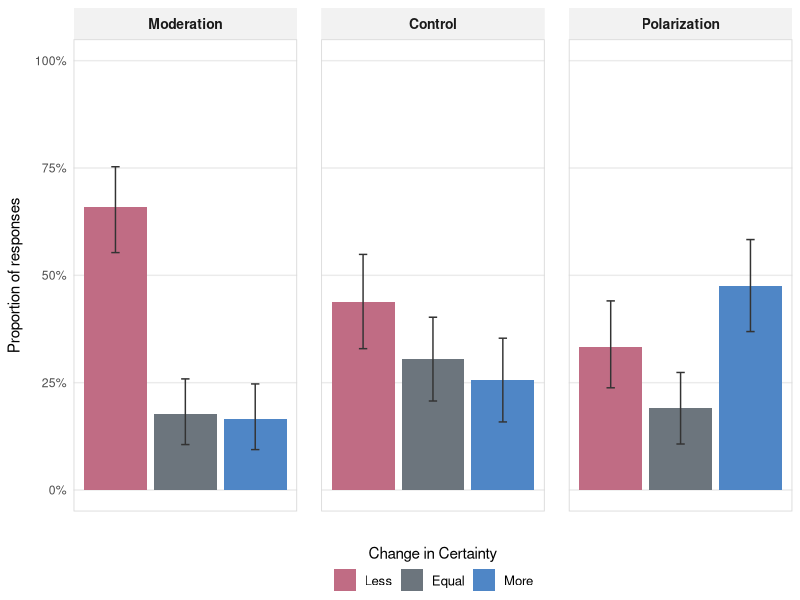
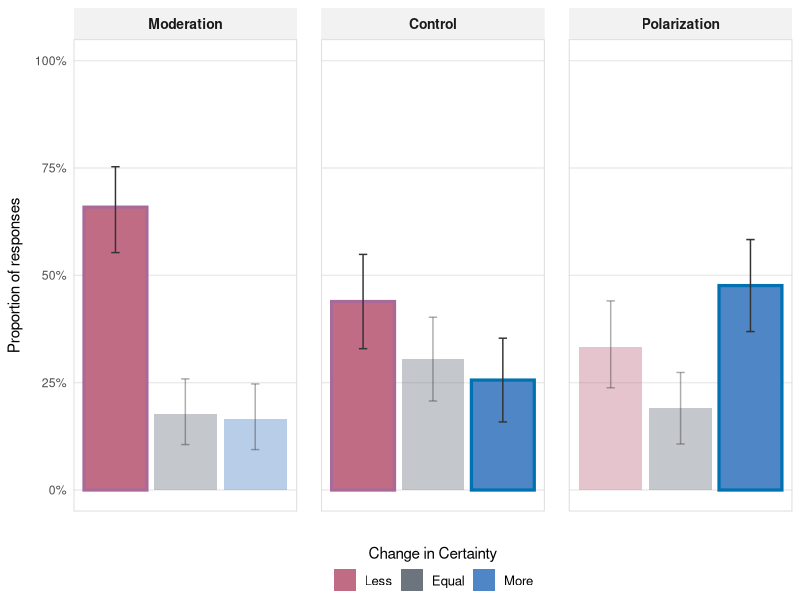
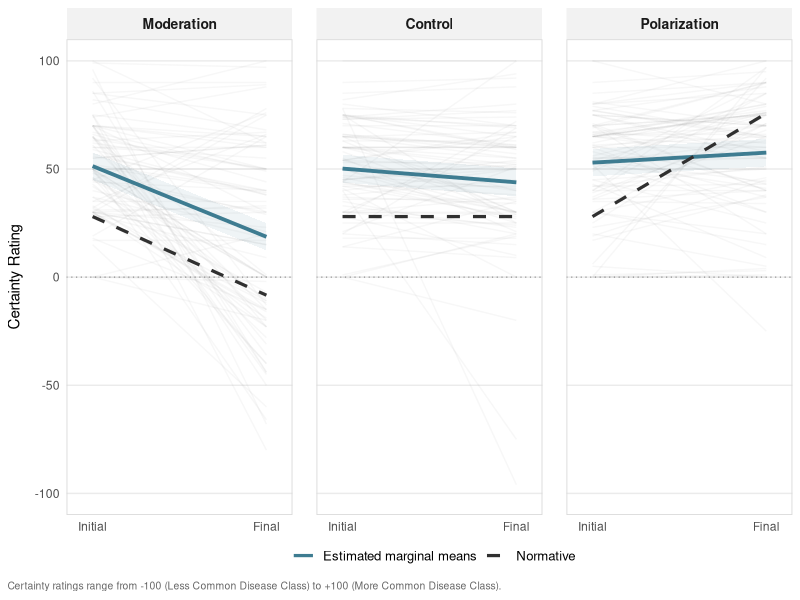
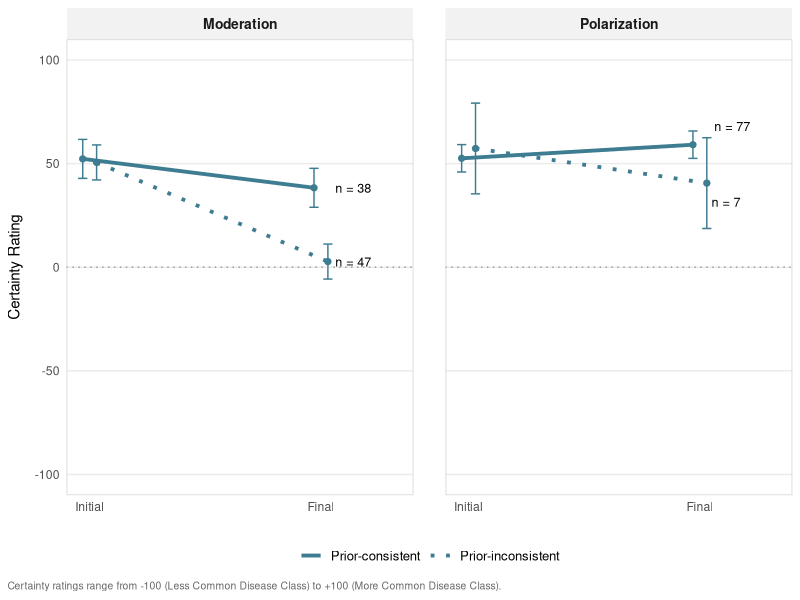
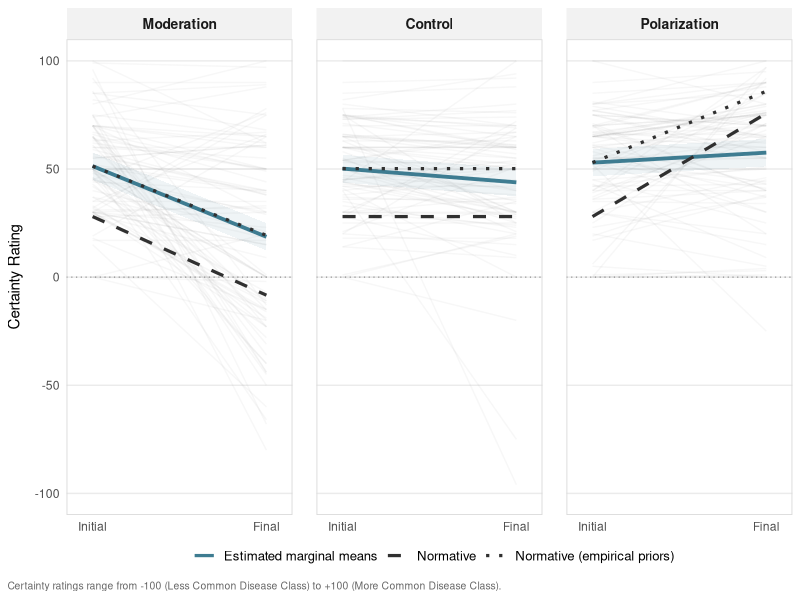
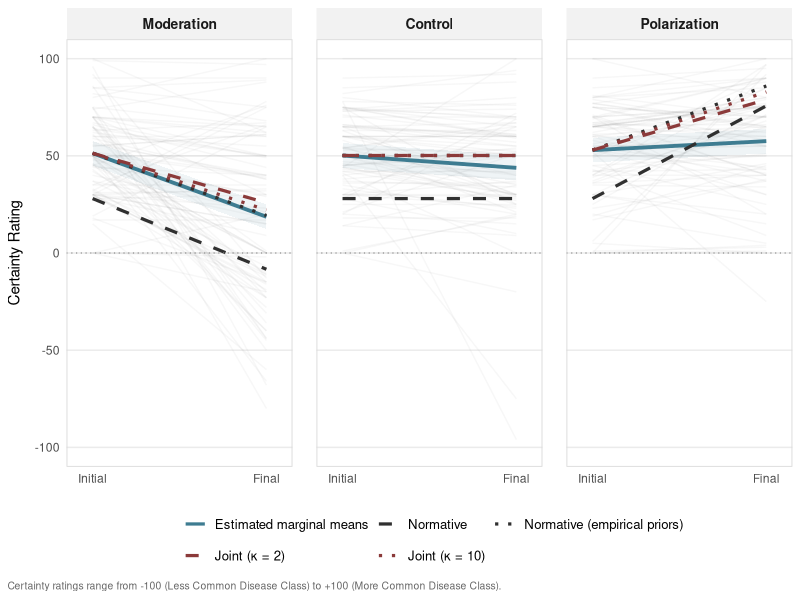
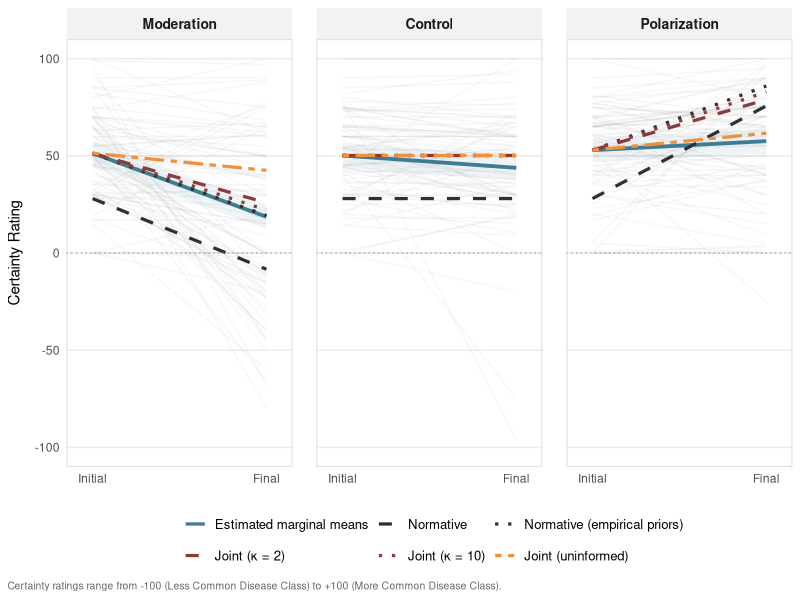
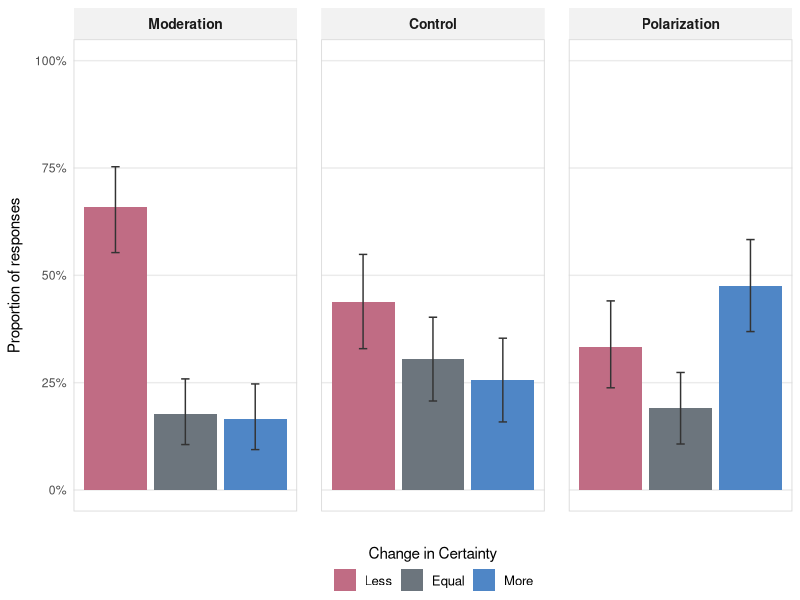

Write R code to recreate these figures, in order.
## ---- chunk 1
library(tidyverse)

## Individual participants
df <- read_csv('../data/processed/JernRep-Data-Processed-Full.csv')

## Proportion of participants in each certainty class (More/Less/Equally)
df_prop_ci <- read_csv('../data/processed/JernRep-Results-Full-Proportions.csv')

## Estimated marginal means
df_emmeans <- read_csv('../data/processed/JernRep-Results-Full-MixedModel-EstMeans.csv')

## Estimated marginal means, preserving test selection
df_emmeans_choice <- read_csv('../data/processed/JernRep-Results-Full-MixedModel-EstMeans-Choice.csv')

## Choice rates across conditions
df_choice_rates <- read_csv('../data/processed/JernRep-Results-Full-ChoiceRates.csv')

## Normative model predictions
df_model <- read_csv('../data/processed/JernRep-Results-Full-ModelPredictions.csv')

## Normative model predictions, fitted to empirical priors
df_model_human <- read_csv('../data/processed/JernRep-Results-Full-ModelPredictions-HumanPrior.csv')

## Joint inference model predictions, fitted to empirical priors
df_model_joint <- read_csv('../data/processed/JernRep-Results-Full-ModelPredictions-JointInference.csv')

## Joint inference model predictions, uninformed priors
df_model_joint_uninformed <- read_csv('../data/processed/JernRep-Results-Full-ModelPredictions-JointInferenceUninformed.csv')


## ---- chunk 2
## Setup
library(ggplot2)
library(scales)

## Proportion of participants in each certainty class, across conditions
df_prop_ci <- df_prop_ci |>
  mutate(CertaintyClass = factor(CertaintyClass, levels = c("Less", "Equal", "More")),
         Condition = factor(Condition, levels = c("Moderation", "Control", "Polarization")))
certainty_colors <- c('#C06C84', '#6C757D', '#4F86C6')

## Plot
fig9_base_layer1 <- ggplot(df_prop_ci,
            aes(x = CertaintyClass, y = CertaintyProportion, fill = CertaintyClass)) + ## Layer by certainty class  
  ## Proportions
  geom_col(width = 0.9) +
  ## Error bars  
  geom_errorbar(aes(ymin = ci_lo, ymax = ci_hi),
                color = 'grey20',
                width = 0.12,
                linewidth = 0.5) +
  ## Specify y-axis (spread and labels)
  scale_y_continuous(limits = c(0, 1), 
                     breaks = seq(0, 1, 0.25),
                     labels = label_percent()) +
  ## Facet by condition
  facet_wrap(~Condition) +
  ## Legend
  labs(x = "", y = "Proportion of responses") +
  scale_fill_manual(values = certainty_colors, name = "Change in Certainty") + 
  guides(fill = guide_legend(title.position = "top",
    title.hjust = 0.5)) +
  ## Aesthetics
  theme_minimal() + 
  theme(plot.title = element_text(face = "bold", size = 13, margin = margin(b = 10)),
    strip.background = element_rect(fill = "grey95", color = NA),
    strip.text = element_text(face = "bold", size = 10, margin = margin(t = 6, b = 6)),
    panel.spacing = unit(1.2, "lines"),
    panel.grid.minor = element_blank(),
    panel.grid.major.x = element_blank(),
    panel.border = element_rect(color = "grey85", fill = NA, linewidth = 0.6),
    axis.text.x = element_blank(),
    axis.title.y = element_text(
      margin = margin(r = 8)),
    axis.text = element_text(
      color = "grey30"),
    legend.position = "bottom",
    legend.text = element_text(size = 9.5),
    legend.margin = margin(t = -4),
    plot.caption = element_text(
      hjust = 0,
      size = 7.5,
      color = "grey40",
      margin = margin(t = 10)),
    plot.caption.position = "plot",
    plot.title.position = "plot"
  )

## Output
ggsave("../materials/figures/JernRep-Results-Full-Figure-Base-Layer1.png", plot = fig9_base_layer1)
fig9_base_layer1
## ---- chunk 3
## Setup
library(ggplot2)
library(scales)

## Proportion of participants in each certainty class, across condition, with critical comparisons specified
df_prop_ci <- df_prop_ci %>%
  mutate(
    highlight_pair = case_when(
      Condition == "Control" & CertaintyClass == "Less" ~ "MC",
      Condition == "Moderation" & CertaintyClass == "Less" ~ "MC",
      Condition == "Control" & CertaintyClass == "More" ~ "PC",
      Condition == "Polarization" & CertaintyClass == "More" ~ "PC",
      TRUE ~ "none"
    )
  )
## Layer according to whether the bar corresponds to a critical comparison 
pair_colors <- c(MC = "#A96A99", PC = "#0072B2", none = NA)

## Plot
fig9_base_layer2 <- ggplot(df_prop_ci,
            aes(x = CertaintyClass,y = CertaintyProportion, fill = CertaintyClass, ## Layer by certainty class 
                alpha = highlight_pair != "none")) + ## Fade out non-critical bars
  ## Proportions, layered by critical comparison status
  geom_col(aes(color = highlight_pair, linewidth = highlight_pair != "none"),
           width = 0.9) +
  ## Error bars
  geom_errorbar(aes(ymin = ci_lo, ymax = ci_hi),
                color = 'grey20', 
                width = 0.12, 
                linewidth = 0.5) +
  ## Specify y-axis (spread and labels)
  scale_y_continuous(limits = c(0, 1), breaks = seq(0, 1, 0.25),
                     labels = label_percent()) +
  ## Facet by condition
  facet_wrap(~Condition) +
  ## Legend
  scale_alpha_manual(values = c(`TRUE` = 1, `FALSE` = 0.4), guide = "none") + ## Bold critical comparison bars, lighten others
  scale_color_manual(values = pair_colors, na.value = NA, guide = "none") + ## Create a border around critical comparison bars 
  scale_linewidth_manual(values = c(`TRUE` = 1.1, `FALSE` = 0), guide = "none") + ## Thicken critical comparison bars, weaken others
  labs(x = "", y = "Proportion of responses") +
  scale_fill_manual(values = certainty_colors, name = "Change in Certainty") +
  guides(fill = guide_legend(title.position = "top", title.hjust = 0.5)) +
  ## Aesthetics
  theme_minimal() +
  theme(
    plot.title = element_text(face = "bold", size = 13, margin = margin(b = 10)),
    strip.background = element_rect(fill = "grey95", color = NA),
    strip.text = element_text(face = "bold", size = 10, margin = margin(t = 6, b = 6)),
    panel.spacing = unit(1.2, "lines"),
    panel.grid.minor = element_blank(),
    panel.grid.major.x = element_blank(),
    panel.border = element_rect(color = "grey85", fill = NA, linewidth = 0.6),
    axis.text.x = element_blank(),
    axis.title.y = element_text(margin = margin(r = 8)),
    axis.text = element_text(color = "grey30"),
    legend.position = "bottom",
    legend.text = element_text(size = 9.5),
    legend.margin = margin(t = -4),
    plot.caption = element_text(hjust = 0, size = 7.5, color = "grey40", margin = margin(t = 10)),
    plot.caption.position = "plot",
    plot.title.position = "plot"
  )
## Output
ggsave("../materials/figures/JernRep-Results-Full-Figure-Base-Layer2.png", plot = fig9_base_layer2)
fig9_base_layer2
## ---- chunk 4
## Setup
library(ggplot2)

## Individual participants
d_long <- df |>
  pivot_longer(c(Initial, Final), names_to = "Phase", values_to = "Rating") |>
  mutate(Phase = factor(Phase, levels = c("Initial", "Final")),
         Condition = factor(Condition, levels = c("Moderation", "Control", "Polarization")))
## Estimated marginal means
df_emmeans <- df_emmeans |>
  mutate(Phase = factor(Phase, levels = c("Initial", "Final")),
         Condition = factor(Condition, levels = c("Moderation", "Control", "Polarization")))
## Normative predictions
df_model <- df_model |>
  mutate(Phase = factor(Phase, levels = c("Initial", "Final")),
         Condition = factor(Condition, levels = c("Moderation", "Control", "Polarization")))


## Plot
fig_model_comparison_layer1 <- ggplot(mapping = aes(x = Phase)) +
  ## Individual participants
  geom_line(data = d_long, aes(y = Rating, group = ResponseId), alpha = 0.05, color = "gray40", show.legend = FALSE) +
  ## Estimated marginal means with CI ribbon
  geom_ribbon(data = df_emmeans,
              aes(ymin = lower.CL, ymax = upper.CL, group = Condition),
              fill = "#3E7C91",
              alpha = 0.08) +
  ## Estimated marginal means
  geom_line(data = df_emmeans,
            aes(y = emmean, group = Condition, color = "Estimated marginal means", linetype = "Estimated marginal means"),
            linewidth = 1.3) +
  ## Normative predictions
  geom_line(data = df_model,
            aes(y = Rating, group = Condition, color = "Normative models", linetype = "Normative"),
            linewidth = 1.1) +
  ## Midpoint
  geom_hline(yintercept = 0, linetype = "dotted", color = "gray55", linewidth = 0.4) +
  ## Facet by condition
  facet_wrap(~Condition) +
  ## Legend
  scale_linetype_manual(breaks = c("Estimated marginal means", "Normative"),
    values = c(
      "Estimated marginal means" = "solid",
      "Normative" = "dashed"),
      guide = guide_legend(
        nrow = 1, 
        override.aes = list(color = c("#3E7C91", "#303030"), linewidth = 1.1))) +
  labs(x = NULL,
    y = "Certainty Rating",
    caption = "Certainty ratings range from -100 (Less Common Disease Class) to +100 (More Common Disease Class).",
    color = "",
    linetype = "") +
  scale_color_manual(
    values = c(
      "Estimated marginal means" = "#3E7C91",
      "Normative models" = "#303030"),
    guide = "none") +
  ## Specify y-axis limits to match slider scale
  scale_y_continuous(limits = c(-100, 100), breaks = seq(-100, 100, 50)) +
  ## Blow up x-axis for readability
  scale_x_discrete(expand = expansion(mult = 0.15)) +
  ## Aesthetics
  theme_minimal() +
  theme(plot.title = element_text(face = "bold", size = 13, margin = margin(b = 10)),
    strip.background = element_rect(fill = "grey95", color = NA),
    strip.text = element_text(face = "bold", size = 10, margin = margin(t = 6, b = 6)),
    panel.spacing = unit(1.2, "lines"),
    panel.grid.minor = element_blank(),
    panel.grid.major.x = element_blank(),
    panel.border = element_rect(color = "grey85", fill = NA, linewidth = 0.6),
    axis.title.y = element_text(margin = margin(r = 8)),
    axis.text = element_text(color = "grey30"),
    legend.position = "bottom",
    legend.text = element_text(size = 9.5),
    legend.margin = margin(t = -4),
    plot.caption = element_text(hjust = 0, size = 7.5, color = "grey40",
                                 margin = margin(t = 10)),
    plot.caption.position = "plot",
    plot.title.position = "plot") 

## Output
# ggsave("../materials/figures/JernRep-Results-Full-Figure-Model-Comparison-Layer1.png", plot = fig_model_comparison_layer1)
fig_model_comparison_layer1
## ---- chunk 5
## Setup
library(ggplot2)

## Estimated marginal means, maintaining test selection
df_emmeans_choice <- df_emmeans_choice |>
  mutate(Phase = factor(Phase, levels = c("Initial", "Final")),
         Condition = factor(Condition, levels = c("Moderation", "Polarization")),
         Choice = factor(Choice,
                         levels = c("Prior-consistent", "Prior-inconsistent")))

## Specify label positions
choice_labels <- df_choice_rates |>
  filter(Condition != "Control") |>
  left_join(df_emmeans_choice |> filter(Phase == "Final"),
            by = c("Condition", "Choice")) |>
  mutate(label = paste0("n = ", n), ## Create group size labels 
         Phase = factor(Phase, levels = c("Initial", "Final")),
         Condition = factor(Condition, levels = c("Moderation", "Polarization")),
         Choice = factor(Choice, levels = c("Prior-consistent", "Prior-inconsistent")),
         ## Specify label position for each group
         nudge_y = case_when(
           Condition == "Moderation" ~ 0,
           Condition == "Polarization" & Choice == "Prior-consistent" ~ 9,
           Condition == "Polarization" & Choice == "Prior-inconsistent" ~ -9
  ))

## Plot
fig_model_test_selection <- ggplot(df_emmeans_choice,
                     aes(x = Phase, y = emmean, 
                         group = Choice, linetype = Choice)) + ## Layer by test selection
  ## Estimated marginal means 
  geom_line(linewidth = 1.3,
            position = position_dodge(width = 0.12), color = "#3E7C91",) +
  ## Error bars for each estimate
  geom_errorbar(aes(ymin = lower.CL, ymax = upper.CL),
                width = 0.08, linewidth = 0.5, linetype = "solid", color = "#3E7C91",
                position = position_dodge(width = 0.12)) +
  ## End points for each estimate
  geom_point(size = 1.8, position = position_dodge(width = 0.12), color = "#3E7C91",) +
  ## Labels for each group
  geom_text(data = choice_labels,
          aes(label = label, y = emmean + nudge_y),
          hjust = -0.4, size = 3.2, show.legend = FALSE) +
  ## Midpoint line
  geom_hline(yintercept = 0, linetype = "dotted", color = "gray60") +
  ## Facet by condition
  facet_wrap(~ Condition) +
  ## Legend
  scale_linetype_manual(values = c("Prior-consistent" = "solid",
                                   "Prior-inconsistent" = "dotted"),
                        name = NULL) +
   labs(x = "", 
       y = "Certainty Rating",
       caption = "Certainty ratings range from -100 (Less Common Disease Class) to +100 (More Common Disease Class).") +
  ## Specify y-axis limits to match slider scale 
  scale_y_continuous(breaks = seq(-100, 100, 50)) +
  ## Blow up x-axis for readability 
  scale_x_discrete(expand = expansion(add = c(0.1, 0.4)))+
  coord_cartesian(ylim = c(-100, 100)) +
  ## Aesthetics
  theme_minimal() +
  theme(
        plot.title = element_text(face = "bold", size = 13, margin = margin(b = 10)),
      strip.background = element_rect(fill = "grey95", color = NA),
      strip.text = element_text(face = "bold", size = 10, margin = margin(t = 6, b = 6)),
      panel.spacing = unit(1.6, "lines"),
      panel.grid.minor = element_blank(),
      panel.grid.major.x = element_blank(),
      panel.border = element_rect(color = "grey85", fill = NA, linewidth = 0.6),
      axis.title.y = element_text(margin = margin(r = 8)),
      axis.text = element_text(color = "grey30"),
      legend.position = "bottom",
      legend.text = element_text(size = 9.5),
      legend.margin = margin(t = -4),
      plot.caption = element_text(hjust = 0, size = 7.5, color = "grey40",
                                 margin = margin(t = 10)),
      plot.caption.position = "plot",
      plot.title.position = "plot")

## Output
ggsave("../materials/figures/JernRep-Results-Full-Figure-Model-TestSelection.png", plot = fig_model_test_selection)
fig_model_test_selection
## ---- chunk 6
## Setup
library(ggplot2)
## Individual participants
d_long <- df |>
  pivot_longer(c(Initial, Final), names_to = "Phase", values_to = "Rating") |>
  mutate(Phase = factor(Phase, levels = c("Initial", "Final")),
         Condition = factor(Condition, levels = c("Moderation", "Control", "Polarization")))
## Estimated marginal means
df_emmeans <- df_emmeans |>
  mutate(Phase = factor(Phase, levels = c("Initial", "Final")),
         Condition = factor(Condition, levels = c("Moderation", "Control", "Polarization")))
## Normative predictions
df_model <- df_model |>
  mutate(Phase = factor(Phase, levels = c("Initial", "Final")),
         Condition = factor(Condition, levels = c("Moderation", "Control", "Polarization")))
## Normative predictions, fitted to empirical priors
df_model_human <-  df_model_human |>
  mutate(Phase = factor(Phase, levels = c("Initial", "Final")),
         Condition = factor(Condition, levels = c("Moderation", "Control", "Polarization")))

## Plot
fig_model_comparison_layer2 <- ggplot(mapping = aes(x = Phase)) +
  ## Individual participants
  geom_line(data = d_long, aes(y = Rating, group = ResponseId), alpha = 0.05, color = "gray40", show.legend = FALSE) +
  ## Estimated marginal means with CI ribbon
  geom_ribbon(data = df_emmeans,
              aes(ymin = lower.CL, ymax = upper.CL, group = Condition),
              fill = "#3E7C91",
              alpha = 0.08) +
  ## Estimated marginal means
  geom_line(data = df_emmeans,
            aes(y = emmean, group = Condition, color = "Estimated marginal means", linetype = "Estimated marginal means"),
            linewidth = 1.3) +
  ## Normative predictions
  geom_line(data = df_model,
            aes(y = Rating, group = Condition, color = "Normative models", linetype = "Normative"),
            linewidth = 1.1) +
  ## Normative predictions, fitted to empirical priors
  geom_line(data = df_model_human,
            aes(y = Rating, group = Condition, color = "Normative models", linetype = "Normative (empirical priors)"),
            linewidth = 1.1) +
  ## Midpoint line
  geom_hline(yintercept = 0, linetype = "dotted", color = "gray55", linewidth = 0.4) +
  ## Facet by condition
  facet_wrap(~ Condition) +
  ## Legend
  scale_linetype_manual(breaks = c("Estimated marginal means", "Normative", "Normative (empirical priors)"),
    values = c(
      "Estimated marginal means" = "solid",
      "Normative" = "dashed",
      "Normative (empirical priors)" = "dotted"),
      guide = guide_legend(
        nrow = 1, 
        override.aes = list(color = c("#3E7C91", "#303030","#303030" ), linewidth = 1.1))) +
  labs(x = NULL,
    y = "Certainty Rating",
    caption = "Certainty ratings range from -100 (Less Common Disease Class) to +100 (More Common Disease Class).",
    color = "",
    linetype = "") +
  scale_color_manual(
    values = c(
      "Estimated marginal means" = "#3E7C91",
      "Normative models" = "#303030"),
    guide = "none") +
  ## Specify y-axis limits to match slider scale 
  scale_y_continuous(limits = c(-100, 100), breaks = seq(-100, 100, 50)) +
  ## Blow up x-axis for readability
  scale_x_discrete(expand = expansion(mult = 0.15)) +
  ## Aesthetics
  theme_minimal() + 
  theme(plot.title = element_text(face = "bold", size = 13, margin = margin(b = 10)),
    strip.background = element_rect(fill = "grey95", color = NA),
    strip.text = element_text(face = "bold", size = 10, margin = margin(t = 6, b = 6)),
    panel.spacing = unit(1.2, "lines"),
    panel.grid.minor = element_blank(),
    panel.grid.major.x = element_blank(),
    panel.border = element_rect(color = "grey85", fill = NA, linewidth = 0.6),
    axis.title.y = element_text(margin = margin(r = 8)),
    axis.text = element_text(color = "grey30"),
    legend.position = "bottom",
    legend.text = element_text(size = 9.5),
    legend.margin = margin(t = -4),
    plot.caption = element_text(hjust = 0, size = 7.5, color = "grey40",
                                 margin = margin(t = 10)),
    plot.caption.position = "plot",
    plot.title.position = "plot") 

## Output
ggsave("../materials/figures/JernRep-Results-Full-Figure-Model-Comparison-Layer2.png", plot = fig_model_comparison_layer2)
fig_model_comparison_layer2
## ---- chunk 7
## Setup
library(ggplot2)
## Individual participants
d_long <- df |>
  pivot_longer(c(Initial, Final), names_to = "Phase", values_to = "Rating") |>
  mutate(Phase = factor(Phase, levels = c("Initial", "Final")),
         Condition = factor(Condition, levels = c("Moderation", "Control", "Polarization")))
## Estimated marginal means
df_emmeans <- df_emmeans |>
  mutate(Phase = factor(Phase, levels = c("Initial", "Final")),
         Condition = factor(Condition, levels = c("Moderation", "Control", "Polarization")))
## Normative predictions
df_model <- df_model |>
  mutate(Phase = factor(Phase, levels = c("Initial", "Final")),
         Condition = factor(Condition, levels = c("Moderation", "Control", "Polarization")))
## Normative predictions, fitted to empirical priors
df_model_human <-  df_model_human |>
  mutate(Phase = factor(Phase, levels = c("Initial", "Final")),
         Condition = factor(Condition, levels = c("Moderation", "Control", "Polarization")))
## Joint inference predictions, fitted to empirical priors 
df_model_joint_plot <- df_model_joint |>
  rename(Initial = Initial_slider, Final = Final_slider) |>
  pivot_longer(c(Initial, Final), names_to = "Phase", values_to = "Rating") |>
  mutate(Phase = factor(Phase, levels = c("Initial", "Final")),
         Condition = factor(Condition, levels = c("Moderation", "Control", "Polarization")),
         kappa_label = factor(paste0("Joint (κ = ", kappa, ")"),
                              levels = c("Joint (κ = 2)", "Joint (κ = 10)")))

## Plot
fig_model_comparison_layer3 <- ggplot(mapping = aes(x = Phase)) +
  ## Individual participants
  geom_line(data = d_long, aes(y = Rating, group = ResponseId), alpha = 0.05, color = "gray40", show.legend = FALSE) +
  ## Estimated marginal means with CI ribbon
  geom_ribbon(data = df_emmeans,
              aes(ymin = lower.CL, ymax = upper.CL, group = Condition),
              fill = "#3E7C91",
              alpha = 0.08) +
  ## Estimated marginal means
  geom_line(data = df_emmeans,
            aes(y = emmean, group = Condition, color = "Estimated marginal means", linetype = "Estimated marginal means"),
            linewidth = 1.3) +
  ## Normative predictions
  geom_line(data = df_model,
            aes(y = Rating, group = Condition, color = "Normative models", linetype = "Normative"),
            linewidth = 1.1) +
  ## Normative predictions, fitted to empirical priors
  geom_line(data = df_model_human,
            aes(y = Rating, group = Condition, color = "Normative models", linetype = "Normative (empirical priors)"),
            linewidth = 1.1) +
  ## Joint inference predictions, fitted to empirical priors 
  geom_line(data = df_model_joint_plot,
            aes(y = Rating, group = interaction(Condition, kappa), color = "Joint models", linetype = kappa_label), 
            linewidth = 1.1) + 
  ## Midpoint line
  geom_hline(yintercept = 0, linetype = "dotted", color = "gray55", linewidth = 0.4) +
  ## Facet by condition
  facet_wrap(~ Condition) +
  ## Legend
  scale_linetype_manual(
    breaks =  c("Estimated marginal means", "Normative", "Normative (empirical priors)", "Joint (κ = 2)", "Joint (κ = 10)"),
    values = c(
      "Estimated marginal means" = "solid",
      "Normative" = "dashed",
      "Normative (empirical priors)" = "dotted",
      "Joint (κ = 2)" = "dashed",
      # "Joint (κ = 5)" = "dotdash",
      "Joint (κ = 10)" = "dotted"),
      # "Joint (κ = 30)" = "dotted"),
    guide = guide_legend(nrow = 2, 
                         byrow = TRUE, 
                         override.aes = list(color = c("#3E7C91", rep("#303030",2), rep("#8B3A3A", 2)), 
                                             linewidth = 1.1))) +
  labs(x = NULL,
    y = "Certainty Rating",
    caption = "Certainty ratings range from -100 (Less Common Disease Class) to +100 (More Common Disease Class).",
    color = "",
    linetype = "") +
  scale_color_manual(
    values = c(
      "Estimated marginal means" = "#3E7C91",
      "Normative models" = "#303030",
      "Joint models" = "#8B3A3A"),
    guide = "none") +
  ## Specify y-axis limits to match slider scale 
  scale_y_continuous(limits = c(-100, 100), breaks = seq(-100, 100, 50)) +
  ## Blow up x-axis for readability
  scale_x_discrete(expand = expansion(mult = 0.15)) +
  ## Aesthetics
  theme_minimal() + 
  theme(plot.title = element_text(face = "bold", size = 13, margin = margin(b = 10)),
    strip.background = element_rect(fill = "grey95", color = NA),
    strip.text = element_text(face = "bold", size = 10, margin = margin(t = 6, b = 6)),
    panel.spacing = unit(1.2, "lines"),
    panel.grid.minor = element_blank(),
    panel.grid.major.x = element_blank(),
    panel.border = element_rect(color = "grey85", fill = NA, linewidth = 0.6),
    axis.title.y = element_text(margin = margin(r = 8)),
    axis.text = element_text(color = "grey30"),
    legend.position = "bottom",
    legend.text = element_text(size = 9.5),
    legend.margin = margin(t = 8),
    plot.caption = element_text(hjust = 0, size = 7.5, color = "grey40",
                                 margin = margin(t = 10)),
    plot.caption.position = "plot",
    plot.title.position = "plot") 

## Output
ggsave("../materials/figures/JernRep-Results-Full-Figure-Model-Comparison-Layer3.png", plot = fig_model_comparison_layer3)
fig_model_comparison_layer3
## ---- chunk 8
## Setup
library(ggplot2)
## Individual participants
d_long <- df |>
  pivot_longer(c(Initial, Final), names_to = "Phase", values_to = "Rating") |>
  mutate(Phase = factor(Phase, levels = c("Initial", "Final")),
         Condition = factor(Condition, levels = c("Moderation", "Control", "Polarization")))
## Estimated marginal means
df_emmeans <- df_emmeans |>
  mutate(Phase = factor(Phase, levels = c("Initial", "Final")),
         Condition = factor(Condition, levels = c("Moderation", "Control", "Polarization")))
## Normative predictions
df_model <- df_model |>
  mutate(Phase = factor(Phase, levels = c("Initial", "Final")),
         Condition = factor(Condition, levels = c("Moderation", "Control", "Polarization")))
## Normative predictions, fitted to empirical priors
df_model_human <-  df_model_human |>
  mutate(Phase = factor(Phase, levels = c("Initial", "Final")),
         Condition = factor(Condition, levels = c("Moderation", "Control", "Polarization")))
## Joint inference predictions, fitted to empirical priors 
df_model_joint_plot <- df_model_joint |>
  rename(Initial = Initial_slider, Final = Final_slider) |>
  pivot_longer(c(Initial, Final), names_to = "Phase", values_to = "Rating") |>
  mutate(Phase = factor(Phase, levels = c("Initial", "Final")),
         Condition = factor(Condition, levels = c("Moderation", "Control", "Polarization")),
         kappa_label = factor(paste0("Joint (κ = ", kappa, ")"),
                              levels = c("Joint (κ = 2)", "Joint (κ = 10)")))
## Uninformed joint inference predictions
df_model_joint_uninformed <- df_model_joint_uninformed |>
  rename(Initial = Initial_slider, Final = Final_slider) |>
  pivot_longer(c(Initial, Final), names_to = "Phase", values_to = "Rating") |>
  mutate(Phase = factor(Phase, levels = c("Initial", "Final")),
         Condition = factor(Condition, levels = c("Moderation", "Control", "Polarization")))

## Plot
fig_model_comparison_layer4 <- ggplot(mapping = aes(x = Phase)) +
  ## Individual participants
  geom_line(data = d_long, aes(y = Rating, group = ResponseId), alpha = 0.05, color = "gray40", show.legend = FALSE) +
  ## Estimated marginal means with CI ribbon
  geom_ribbon(data = df_emmeans,
              aes(ymin = lower.CL, ymax = upper.CL, group = Condition),
              fill = "#3E7C91",
              alpha = 0.08) +
  ## Estimated marginal means
  geom_line(data = df_emmeans,
            aes(y = emmean, group = Condition, color = "Estimated marginal means", linetype = "Estimated marginal means"),
            linewidth = 1.3) +
  ## Normative predictions
  geom_line(data = df_model,
            aes(y = Rating, group = Condition, color = "Normative models", linetype = "Normative"),
            linewidth = 1.1) +
  ## Normative predictions, fitted to empirical priors
  geom_line(data = df_model_human,
            aes(y = Rating, group = Condition, color = "Normative models", linetype = "Normative (empirical priors)"),
            linewidth = 1.1) +
  ## Joint inference predictions, fitted to empirical priors 
  geom_line(data = df_model_joint_plot,
            aes(y = Rating, group = interaction(Condition, kappa), color = "Joint models", linetype = kappa_label), 
            linewidth = 1.1) + 
  ## Uninformed joint inference predictions
  geom_line(data = df_model_joint_uninformed,
            aes(y = Rating, group = Condition, color = "Joint (uninformed)", linetype = "Joint (uninformed)"), 
            linewidth = 1.1) + 
  ## Midpoint line
  geom_hline(yintercept = 0, linetype = "dotted", color = "gray55", linewidth = 0.4) +
  ## Facet by condition
  facet_wrap(~ Condition) +
  ## Legend
  scale_linetype_manual(
    breaks =  c("Estimated marginal means", "Normative", "Normative (empirical priors)", "Joint (κ = 2)", "Joint (κ = 10)", "Joint (uninformed)"),
    values = c(
      "Estimated marginal means" = "solid",
      "Normative" = "dashed",
      "Normative (empirical priors)" = "dotted",
      "Joint (κ = 2)" = "dashed",
      "Joint (κ = 10)" = "dotted",
      "Joint (uninformed)" = "twodash"),
    guide = guide_legend(nrow = 2, 
                         byrow = TRUE, 
                         override.aes = list(color = c("#3E7C91", rep("#303030",2), rep("#8B3A3A", 2), "#F28F3B"), 
                                             linewidth = 1.1))) +
  labs(x = NULL,
       y = "Certainty Rating",
       caption = "Certainty ratings range from -100 (Less Common Disease Class) to +100 (More Common Disease Class).",
       color = "",
       linetype = "") +
  scale_color_manual(
    values = c(
      "Estimated marginal means" = "#3E7C91",
      "Normative models" = "#303030",
      "Joint models" = "#8B3A3A",
      "Joint (uninformed)" = "#F28F3B"),
    guide = "none") +
  ## Specify y-axis limits to match slider scale 
  scale_y_continuous(limits = c(-100, 100), breaks = seq(-100, 100, 50)) +
  ## Blow up x-axis for readability
  scale_x_discrete(expand = expansion(mult = 0.15)) +
  ## Aesthetics
  theme_minimal() + 
  theme(plot.title = element_text(face = "bold", size = 13, margin = margin(b = 10)),
        strip.background = element_rect(fill = "grey95", color = NA),
        strip.text = element_text(face = "bold", size = 10, margin = margin(t = 6, b = 6)),
        panel.spacing = unit(1.2, "lines"),
        panel.grid.minor = element_blank(),
        panel.grid.major.x = element_blank(),
        panel.border = element_rect(color = "grey85", fill = NA, linewidth = 0.6),
        axis.title.y = element_text(margin = margin(r = 8)),
        axis.text = element_text(color = "grey30"),
        legend.position = "bottom",
        legend.text = element_text(size = 9.5),
        legend.margin = margin(t = 8),
        plot.caption = element_text(hjust = 0, size = 7.5, color = "grey40",
                                    margin = margin(t = 10)),
        plot.caption.position = "plot",
        plot.title.position = "plot") 

ggsave("../materials/figures/JernRep-Results-Full-Figure-Model-Comparison-Layer4.png", plot = fig_model_comparison_layer4)
fig_model_comparison_layer4
